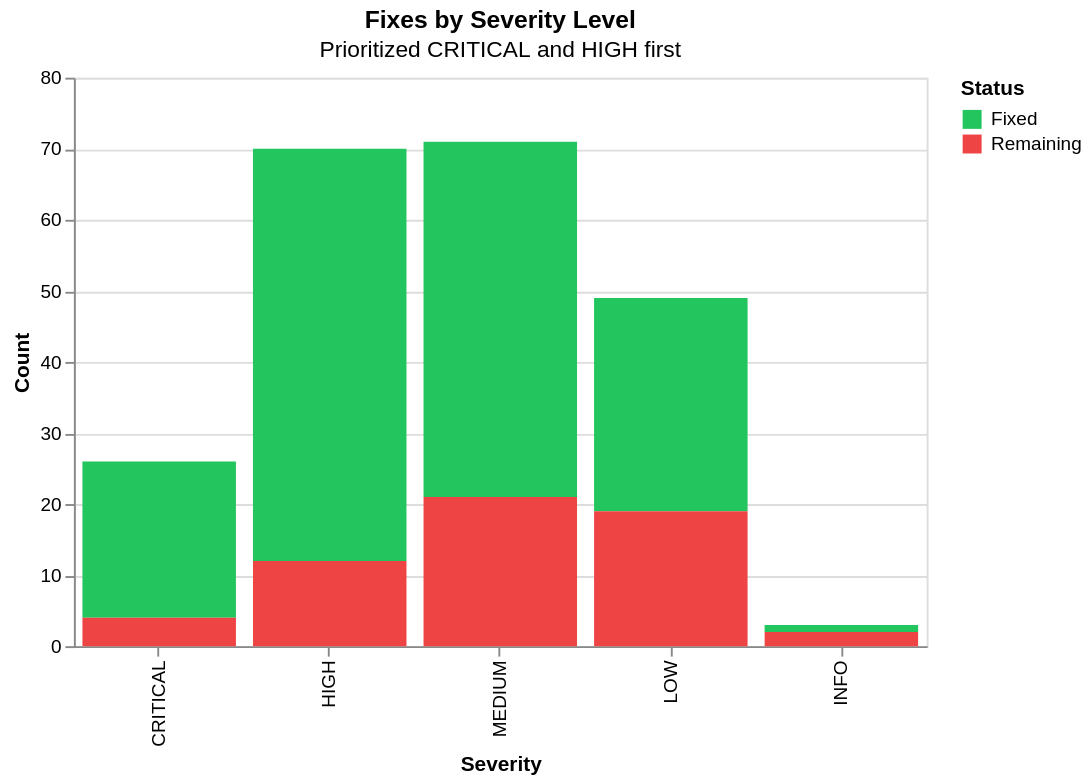

Notebook source saved alongside this figure:
### Code cell
sev_chart = severity_data.melt(
    id_vars='Severity',
    value_vars=['Fixed', 'Remaining'],
    var_name='Status',
    value_name='Count'
)

alt.Chart(sev_chart).mark_bar().encode(
    x=alt.X('Severity:N', sort=['CRITICAL', 'HIGH', 'MEDIUM', 'LOW', 'INFO']),
    y='Count:Q',
    color=alt.Color('Status:N', scale=alt.Scale(domain=['Fixed', 'Remaining'], range=['#22c55e', '#ef4444'])),
    order=alt.Order('Status:N', sort='descending')
).properties(
    title=alt.Title('Fixes by Severity Level', subtitle='Prioritized CRITICAL and HIGH first'),
    width=450,
    height=300
)

### Figure 1 — Vega-Lite specification as saved in the notebook (floating-point values rounded to 4 significant figures)
{"config": {"view": {"continuousWidth": 300, "continuousHeight": 300}}, "data": {"name": "data-ff2272d5ad462c0bd068e224fb8b7be6"}, "mark": {"type": "bar"}, "encoding": {"color": {"field": "Status", "scale": {"domain": ["Fixed", "Remaining"], "range": ["#22c55e", "#ef4444"]}, "type": "nominal"}, "order": {"field": "Status", "sort": "descending", "type": "nominal"}, "x": {"field": "Severity", "sort": ["CRITICAL", "HIGH", "MEDIUM", "LOW", "INFO"], "type": "nominal"}, "y": {"field": "Count", "type": "quantitative"}}, "height": 300, "title": {"text": "Fixes by Severity Level", "subtitle": "Prioritized CRITICAL and HIGH first"}, "width": 450, "$schema": "https://vega.github.io/schema/vega-lite/v6.1.0.json", "datasets": {"data-ff2272d5ad462c0bd068e224fb8b7be6": [{"Severity": "CRITICAL", "Status": "Fixed", "Count": 22}, {"Severity": "HIGH", "Status": "Fixed", "Count": 58}, {"Severity": "MEDIUM", "Status": "Fixed", "Count": 50}, {"Severity": "LOW", "Status": "Fixed", "Count": 30}, {"Severity": "INFO", "Status": "Fixed", "Count": 1}, {"Severity": "CRITICAL", "Status": "Remaining", "Count": 4}, {"Severity": "HIGH", "Status": "Remaining", "Count": 12}, {"Severity": "MEDIUM", "Status": "Remaining", "Count": 21}, {"Severity": "LOW", "Status": "Remaining", "Count": 19}, {"Severity": "INFO", "Status": "Remaining", "Count": 2}]}}
